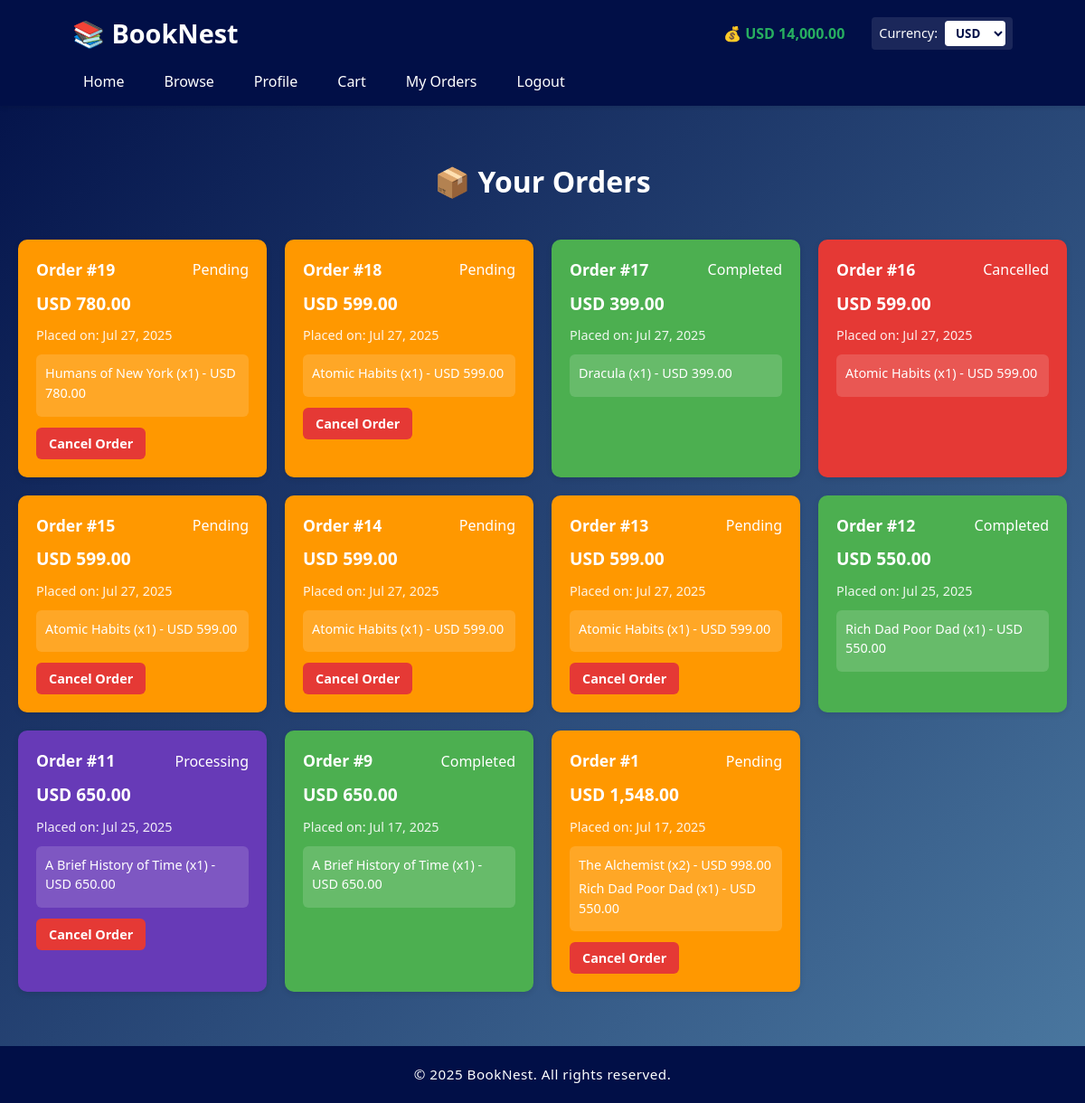
The app's page /order_history.php (signed in) with its own data.
### tables this page shows
CREATE TABLE `orders` (
  `order_id` int(11) NOT NULL,
  `user_id` int(11) DEFAULT NULL,
  `order_date` timestamp NOT NULL DEFAULT current_timestamp(),
  `status` enum('pending','processing','shipped','completed','cancelled') DEFAULT 'pending',
  `total_amount` decimal(10,2) DEFAULT 0.00
);

CREATE TABLE `order_items` (
  `item_id` int(11) NOT NULL,
  `order_id` int(11) DEFAULT NULL,
  `book_id` int(11) DEFAULT NULL,
  `quantity` int(11) DEFAULT NULL,
  `subtotal` decimal(10,2) NOT NULL
);

CREATE TABLE `books` (
  `book_id` int(11) NOT NULL,
  `title` varchar(255) NOT NULL,
  `author` varchar(255) DEFAULT NULL,
  `price` decimal(10,2) NOT NULL,
  `stock` int(11) DEFAULT 0,
  `category_id` int(11) DEFAULT NULL,
  `is_featured` tinyint(1) DEFAULT 0,
  `is_digital` tinyint(1) DEFAULT 0
);

### includes/currency_helper.php (called while the page is built, shortened)
<?php
if (!function_exists('display_price')) {
    function display_price($price) {
        global $conn;
        $currencyId = $_SESSION['currency_id'] ?? null;
        $currencyId = $currencyId ?? 1;
        $stmt = $conn->prepare("SELECT ConvertPrice(?, ?) AS converted");
        $stmt->bind_param("di", $price, $currencyId);
        $stmt->execute();
        $result = $stmt->get_result();
        $row = $result->fetch_assoc();
        $converted = $row['converted'] ?? $price;
        $codeStmt = $conn->prepare("SELECT currency_code FROM currencies WHERE currency_id = ?");
        $codeStmt->bind_param("i", $currencyId);
        $codeStmt->execute();
        $codeRes = $codeStmt->get_result();
        $codeRow = $codeRes->fetch_assoc();
        $currencyCode = $codeRow['currency_code'] ?? 'PHP';
        return $currencyCode . ' ' . number_format($converted, 2);
    }
}
?>

### order_history.php (the view, shortened to what this page needs)
<?php
include 'includes/header.php';
$user_id = $_SESSION['user_id'];
$sql = "
    SELECT o.order_id, o.order_date, o.status,
           COALESCE(SUM(b.price * oi.quantity), 0) AS total_price
    FROM orders o
    LEFT JOIN order_items oi ON o.order_id = oi.order_id
    LEFT JOIN books b ON oi.book_id = b.book_id
    WHERE o.user_id = ?
    GROUP BY o.order_id, o.order_date, o.status
    ORDER BY o.order_date DESC
";
$stmt = $conn->prepare($sql);
$stmt->bind_param("i", $user_id);
$stmt->execute();
$result = $stmt->get_result();
?>
<div class="container">
    <div class="orderhistory-container">
        <h2>📦 Your Orders</h2>
        <?php while ($row = $result->fetch_assoc()): ?>
            <div class="order-block <?php echo strtolower($row['status']); ?>" data-order-id="<?php echo $row['order_id']; ?>">
                <div class="order-header">
                    <span class="order-id">Order #<?php echo $row['order_id']; ?></span>
                    <span class="order-status-text"><?php echo ucfirst($row['status']); ?></span>
                </div>
                <p class="order-price"><?php echo display_price($row['total_price']); ?></p>
                <small class="order-date">Placed on: <?php echo date("M d, Y", strtotime($row['order_date'])); ?></small>
                <div class="order-items">
                    <ul>
                        <?php
                        $items_stmt = $conn->prepare("
                            SELECT b.title, oi.quantity, oi.subtotal
                            FROM order_items oi
                            JOIN books b ON oi.book_id = b.book_id
                            WHERE oi.order_id = ?
                        ");
                        $items_stmt->bind_param("i", $row['order_id']);
                        $items_stmt->execute();
                        $items = $items_stmt->get_result();
                        while ($item = $items->fetch_assoc()) {
                            echo "<li>" . htmlspecialchars($item['title']) .
                                " (x" . $item['quantity'] . ") - " . display_price($item['subtotal']) . "</li>";
                        }
                        ?>
                    </ul>
                </div>
                <?php if (in_array($row['status'], ['pending', 'shipped', 'processing'])): ?>
                    <div class="order-actions">
                        <?php if ($row['status'] == 'pending' || $row['status'] == 'processing'): ?>
                            <button type="button" class="cancel-btn" data-order-id="<?php echo $row['order_id']; ?>">
                                Cancel Order
                            </button>
                        <?php endif; ?>
                    </div>
                <?php endif; ?>
            </div>
        <?php endwhile; ?>
    </div>
</div>
<?php include 'includes/footer.php'; ?>

### css/header.css (style rules this page uses)
* { font-family: 'Segoe UI', Tahoma, Geneva, Verdana, sans-serif; margin: 0; padding: 0; box-sizing: border-box; }
body { background-color: #f9f9f9; color: #333; line-height: 1.5; }

### css/order_history.css (style rules this page uses)
body { background: linear-gradient(135deg, #010F47 0%, #4B79A1 100%); font-family: 'Segoe UI', Tahoma, Geneva, Verdana, sans-serif; margin: 0; padding: 0; color: #333; }
.container { max-width: 1200px; margin: 60px auto; padding: 0 20px; }
.orderhistory-container { display: grid; grid-template-columns: repeat(auto-fill, minmax(250px, 1fr)); gap: 20px; }
.orderhistory-container h2 { grid-column: 1 / -1; font-size: 2em; color: white; margin-bottom: 20px; text-align: center; font-weight: bold; }
.order-block { padding: 20px; border-radius: 10px; color: white; box-shadow: 0 2px 6px rgba(0, 0, 0, 0.1); transition: transform 0.2s ease, opacity 0.3s ease; }
.order-header { display: flex; justify-content: space-between; align-items: center; margin-bottom: 10px; }
.order-id { font-weight: bold; font-size: 1.1em; }
.order-block.pending { background-color: #ff9800; }
.order-block.processing { background-color: #673ab7; }
.order-block.completed { background-color: #4caf50; }
.order-block.cancelled { background-color: #e53935; }
.order-price { font-size: 1.2em; font-weight: bold; margin: 8px 0; }
.order-date { font-size: 0.9em; opacity: 0.9; }
.order-items { margin-top: 10px; background: rgba(255, 255, 255, 0.15); padding: 10px; border-radius: 6px; }
.order-items ul { list-style: none; padding: 0; margin: 0; }
.order-items li { font-size: 0.9em; margin-bottom: 5px; }
.order-actions { margin-top: 12px; display: flex; gap: 10px; }
.cancel-btn { background-color: #e53935; color: white; border: none; padding: 8px 14px; border-radius: 6px; cursor: pointer; font-size: 0.9em; font-weight: bold; transition: background-color 0.3s ease; }

### records on screen
orders: order_id "19", status "Pending", total_price "USD 780.00", order_date "Jul 27, 2025"
order_items: book.title "Humans of New York", quantity "1", subtotal "USD 780.00"
orders: order_id "18", status "Pending", total_price "USD 599.00", order_date "Jul 27, 2025"
order_items: book.title "Atomic Habits", quantity "1", subtotal "USD 599.00"
orders: order_id "17", status "Completed", total_price "USD 399.00", order_date "Jul 27, 2025"
order_items: book.title "Dracula", quantity "1", subtotal "USD 399.00"
orders: order_id "16", status "Cancelled", total_price "USD 599.00", order_date "Jul 27, 2025"
order_items: book.title "Atomic Habits", quantity "1", subtotal "USD 599.00"
orders: order_id "15", status "Pending", total_price "USD 599.00", order_date "Jul 27, 2025"
order_items: book.title "Atomic Habits", quantity "1", subtotal "USD 599.00"
orders: order_id "14", status "Pending", total_price "USD 599.00", order_date "Jul 27, 2025"
order_items: book.title "Atomic Habits", quantity "1", subtotal "USD 599.00"
orders: order_id "13", status "Pending", total_price "USD 599.00", order_date "Jul 27, 2025"
order_items: book.title "Atomic Habits", quantity "1", subtotal "USD 599.00"
orders: order_id "12", status "Completed", total_price "USD 550.00", order_date "Jul 25, 2025"
order_items: book.title "Rich Dad Poor Dad", quantity "1", subtotal "USD 550.00"
orders: order_id "11", status "Processing", total_price "USD 650.00", order_date "Jul 25, 2025"
order_items: book.title "A Brief History of Time", quantity "1", subtotal "USD 650.00"
orders: order_id "9", status "Completed", total_price "USD 650.00", order_date "Jul 17, 2025"
order_items: book.title "A Brief History of Time", quantity "1", subtotal "USD 650.00"
orders: order_id "1", status "Pending", total_price "USD 1,548.00", order_date "Jul 17, 2025"
order_items: book.title "The Alchemist", quantity "2", subtotal "USD 998.00"
order_items: book.title "Rich Dad Poor Dad", quantity "1", subtotal "USD 550.00"

### other values on screen
$wallet_display "USD 14,000.00"
form field currency_id "USD"
